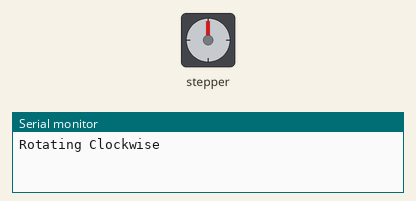
This sketch was run on a simulated Arduino Uno, built with avr-gcc and run on an emulated ATmega328P. Shown: stepper motor, the last lines printed to the serial monitor. Stepper angles assume 2048 steps per turn.

Above: at 0.05 s.
At 2.0 s:
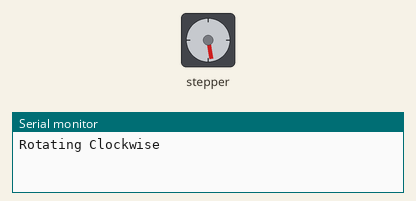
At 4.0 s:
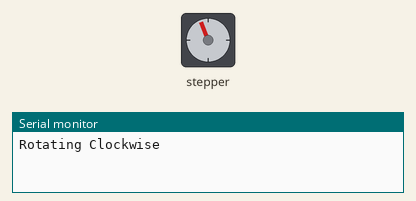
At 8.85 s:
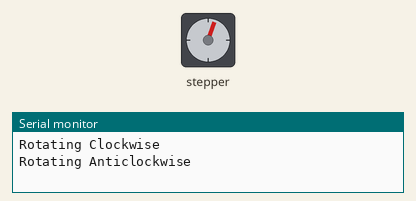
Timing chart, 0 to 13.1 s (numbered marks = the images above):
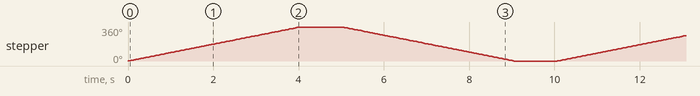

Measured:
- by itself, stepper: turns 360° clockwise in 4.0 s, then 360° counter-clockwise in 4.0 s, repeating every 10.1 s

The sketch:

StepperMotorTest.ino
```cpp
#include <Stepper.h> // Library is required for the motor.

const int stepsPerRevolution = 2048; // Number of steps per revolution

// Pins 8,9,10,11 (Left to right from the perspective of the IC)
const int pin1 = 8;
const int pin2 = 9;
const int pin3 = 10;
const int pin4 = 11;

// Make an instance of the stepper class
Stepper myStepper = Stepper(stepsPerRevolution,pin1,pin3,pin2,pin4);

void setup() {
  myStepper.setSpeed(15);
  Serial.begin(9600);
}

// Main Program
void loop() {
  Serial.println("Rotating Clockwise");
  myStepper.step(stepsPerRevolution);
  delay(1000);

  Serial.println("Rotating Anticlockwise");
  myStepper.step(-stepsPerRevolution);
  delay(1000);

}
```
